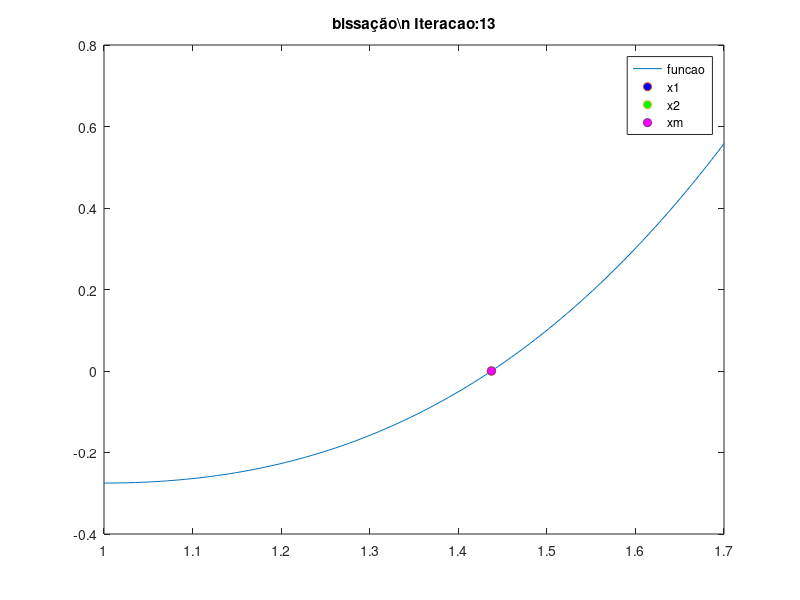

MATLAB code to generate this figure:
function bissecao()
  x1 = 1;
  x2 = 1.5;
  tol = 10e-5;
  maxIt = 1000;

  res = iniciar_its(x1, x2, tol, maxIt);

  plotRes(res);

endfunction

function resultsX = iniciar_its(x1, x2, tol, maxIt)
  resultsX = zeros(3, maxIt);
  oldXm = nan;

  for i = 1 : 1 : maxIt
    xm = get_ponto_medio(x1, x2);

    resultsX(:, i) = [x1;
                      x2;
                      xm];

    if function_of_x(x2) * function_of_x(xm) < 0
      x1 = xm;

    elseif function_of_x(x2) * function_of_x(xm) > 0
      x2 = xm;

    else
      printf('root value: %.16f\n num iteracoes: %d', xm, i);
      resultsX = resultsX(:, 1:i);
      return
    endif

    toEval = abs(xm - oldXm);
    if toEval <= tol
      resultsX = resultsX(:, 1:i);
      printf('root value: %.16f\n num iteracoes: %d', xm, i);
      return
    endif

    oldXm = xm;
  endfor

endfunction

function plotRes(xRes)

  a = length(xRes(1, :));

  %loop que atualiza os pontos
  for i = 1 : 1 : a
    hold off;
    xLineValues = linspace(1, 1.7, 100);
    plot(xLineValues, function_of_x(xLineValues));
    hold on;

    scX1 = scatter(xRes(1, i), function_of_x(xRes(1, i)), 'MarkerFaceColor', 'b');
    scX2 = scatter(xRes(2, i), function_of_x(xRes(2, i)), 'MarkerFaceColor', 'g');
    scX3 = scatter(xRes(3, i), function_of_x(xRes(3, i)), 'MarkerFaceColor', 'm');

    legend('funcao', 'x1', 'x2', 'xm');
    titStr = ['bissação\n Iteracao:', num2str(i)];
    title(titStr);

    pause(0.5);

  endfor

endfunction

function y = function_of_x(x)
  y = x.^3 - 2.*x.^2 + x -0.275;
endfunction

function pm = get_ponto_medio(x1, x2)
  pm = (x1 + x2)/2;
endfunction
